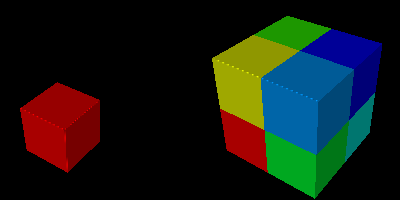

This chart was generated by the following Python code:
#!/usr/bin/env python

# Extract 3D label boundaries using vtkSurfaceNets3D with different output
# styles: selected label faces and boundary-only faces, displayed in two
# viewports.

# Factory overrides
import vtkmodules.vtkInteractionStyle  # noqa: F401
import vtkmodules.vtkRenderingOpenGL2  # noqa: F401

from vtkmodules.vtkCommonDataModel import vtkImageData
from vtkmodules.vtkFiltersCore import vtkSurfaceNets3D
from vtkmodules.vtkRenderingCore import (
    vtkActor,
    vtkPolyDataMapper,
    vtkRenderWindow,
    vtkRenderWindowInteractor,
    vtkRenderer,
)

VTK_SHORT = 4
x_dim = 4
y_dim = 5
z_dim = 6
slice_size = x_dim * y_dim

# Create a small volume with 8 labeled regions
image = vtkImageData()
image.SetDimensions(x_dim, y_dim, z_dim)
image.AllocateScalars(VTK_SHORT, 1)

scalars = image.GetPointData().GetScalars()
scalars.Fill(0)

# Eight adjacent labeled regions
scalars.SetTuple1(1 + 1 * x_dim + 1 * slice_size, 1)
scalars.SetTuple1(2 + 1 * x_dim + 1 * slice_size, 2)
scalars.SetTuple1(1 + 2 * x_dim + 1 * slice_size, 3)
scalars.SetTuple1(2 + 2 * x_dim + 1 * slice_size, 4)
scalars.SetTuple1(1 + 1 * x_dim + 2 * slice_size, 5)
scalars.SetTuple1(2 + 1 * x_dim + 2 * slice_size, 6)
scalars.SetTuple1(1 + 2 * x_dim + 2 * slice_size, 7)
scalars.SetTuple1(2 + 2 * x_dim + 2 * slice_size, 8)

# --- Viewport 0: selected label (label 1 only) ---
surface_nets_0 = vtkSurfaceNets3D()
surface_nets_0.SetInputData(image)
for i in range(8):
    surface_nets_0.SetValue(i, i + 1)
surface_nets_0.GetSmoother().SetNumberOfIterations(0)
surface_nets_0.GetSmoother().SetRelaxationFactor(0.2)
surface_nets_0.GetSmoother().SetConstraintDistance(0.25)
surface_nets_0.SetOutputStyleToSelected()
surface_nets_0.AddSelectedLabel(1)
surface_nets_0.Update()

mapper_0 = vtkPolyDataMapper()
mapper_0.SetInputConnection(surface_nets_0.GetOutputPort())
mapper_0.SetScalarModeToUseCellData()
mapper_0.SelectColorArray("BoundaryLabels")
mapper_0.SetScalarRange(1, 8)

actor_0 = vtkActor()
actor_0.SetMapper(mapper_0)
actor_0.GetProperty().SetInterpolationToFlat()

# --- Viewport 1: boundary faces (triangles) ---
surface_nets_1 = vtkSurfaceNets3D()
surface_nets_1.SetInputData(image)
for i in range(8):
    surface_nets_1.SetValue(i, i + 1)
surface_nets_1.GetSmoother().SetNumberOfIterations(0)
surface_nets_1.GetSmoother().SetRelaxationFactor(0.2)
surface_nets_1.GetSmoother().SetConstraintDistance(0.25)
surface_nets_1.SetOutputMeshTypeToTriangles()
surface_nets_1.SetOutputStyleToBoundary()
surface_nets_1.Update()

mapper_1 = vtkPolyDataMapper()
mapper_1.SetInputConnection(surface_nets_1.GetOutputPort())
mapper_1.SetScalarModeToUseCellData()
mapper_1.SelectColorArray("BoundaryLabels")
mapper_1.SetScalarRange(1, 8)

actor_1 = vtkActor()
actor_1.SetMapper(mapper_1)
actor_1.GetProperty().SetInterpolationToFlat()

# Two viewports with shared camera
renderer_0 = vtkRenderer()
renderer_0.SetBackground(0, 0, 0)
renderer_0.SetViewport(0, 0, 0.5, 1)
renderer_0.AddActor(actor_0)

renderer_1 = vtkRenderer()
renderer_1.SetBackground(0, 0, 0)
renderer_1.SetViewport(0.5, 0, 1, 1)
renderer_1.AddActor(actor_1)

# Window
render_window = vtkRenderWindow()
render_window.AddRenderer(renderer_0)
render_window.AddRenderer(renderer_1)
render_window.SetSize(400, 200)
render_window.SetWindowName("surface nets3d output styles")

# Scene
camera = renderer_1.GetActiveCamera()
camera.SetPosition(-1, 0.9, 0.7)
camera.SetFocalPoint(0, 0, 0)
renderer_1.ResetCamera()
renderer_0.SetActiveCamera(camera)

# Interactor
interactor = vtkRenderWindowInteractor()
interactor.SetRenderWindow(render_window)

interactor.Initialize()
interactor.Start()
